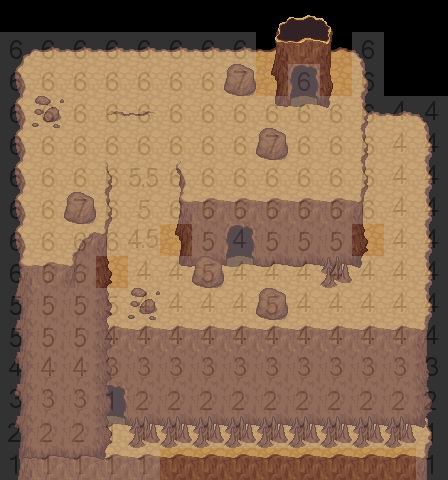

The image is a tile-based game level rendered from a .tmx file. Its description and source (layers, tilesets, objects; grid data summarised) follow:
An orthogonal 14x15 tile map with 32x32 px tiles, 4 tile layers (tile, decB, decB2, lev), 2 hidden layers not drawn, 3 tilesets.

<map version="1.0" orientation="orthogonal" width="14" height="15" tilewidth="32" tileheight="32">
 <tileset firstgid="1" name="Mountains" tilewidth="32" tileheight="32">
  <image source="../graphics/mountains.png" width="384" height="288" />
 </tileset>
 <tileset firstgid="109" name="Objects" tilewidth="32" tileheight="32">
  <image source="../graphics/objects.png" width="128" height="96" />
  <tile id="0">
   <properties>
    <property name="action" value="walk" />
   </properties>
  </tile>
 </tileset>
 <tileset firstgid="121" source="tilesets/Levels.tsx" />
 <layer name="tile" width="14" height="15">
  <data>[210 cells, 191 non-empty, 17 distinct tile ids]</data>
 </layer>
 <layer name="decB" width="14" height="15">
  <data>[210 cells, 59 non-empty, 29 distinct tile ids]</data>
 </layer>
 <layer name="decB2" width="14" height="15">
  <data>[210 cells, 13 non-empty, 4 distinct tile ids]</data>
 </layer>
 <layer name="obj" width="14" height="15" visible="0" opacity="0.5">
  <data>[210 cells, 180 non-empty, 9 distinct tile ids]</data>
 </layer>
 <layer name="obj2" width="14" height="15" visible="0" opacity="0.4">
  <data>[210 cells, 10 non-empty, 2 distinct tile ids]</data>
 </layer>
 <layer name="lev" width="14" height="15" opacity="0.25">
  <data>[210 cells, 176 non-empty, 9 distinct tile ids]</data>
 </layer>
</map>
